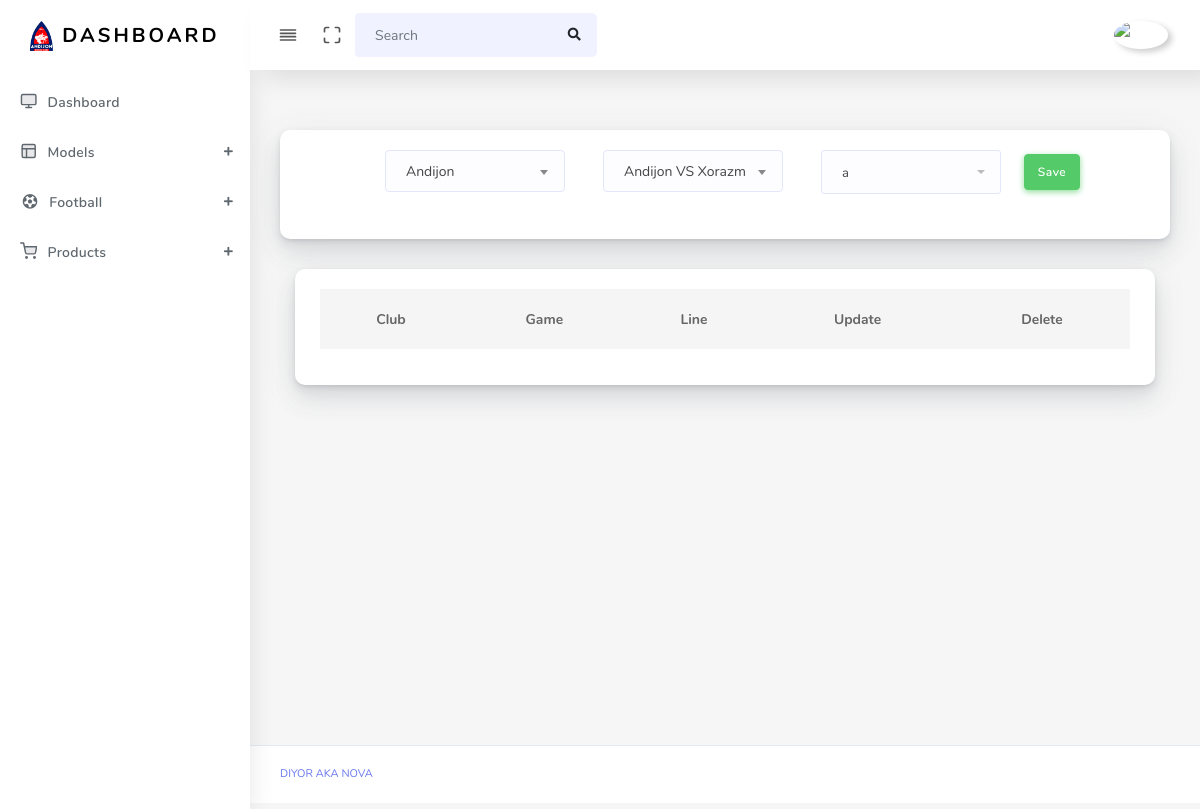
Before: /line/ (signed in) with the older database file.
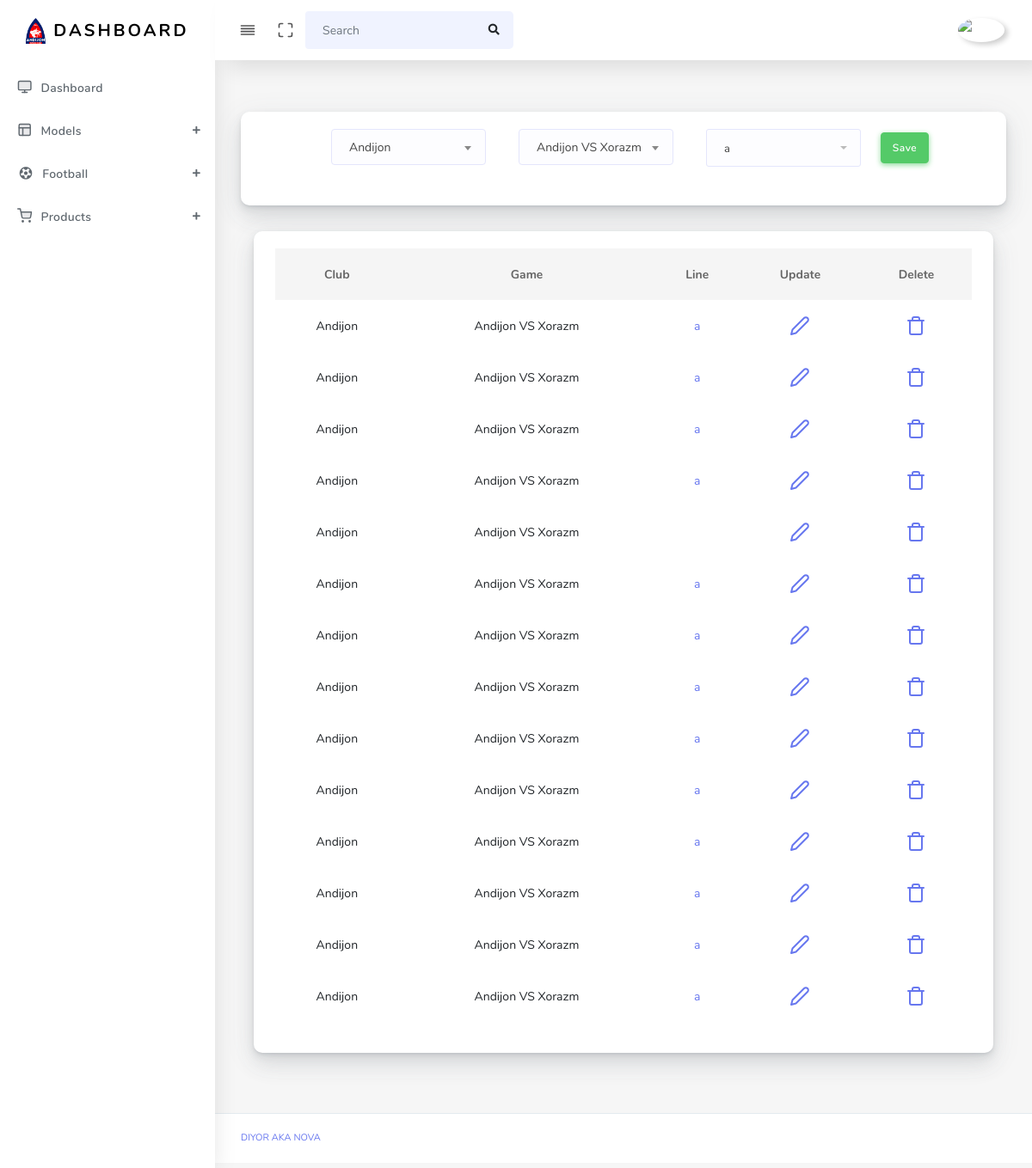
After: the same page with the newer database file.
### main/models.py (models this page shows, shortened)
class Player(models.Model):  # done
    club = models.ForeignKey(Club, on_delete=models.SET_NULL, null=True, blank=True)
    name = models.CharField(max_length=210)
    l_name = models.CharField(max_length=210)
    number = models.IntegerField(null=True, blank=True)
    position = models.IntegerField(choices=(
        (1, 'GK'),
        (2, 'RB'), (3, 'CB'), (4, 'LB'),
        (5, 'CMD'), (6, 'MD'),
        (7, 'RW'), (8, 'LW'), (9, 'ST'),
        (10, 'trainer'), (11, 'sub-trainer'), (12, 'analytic')
    ))
    is_staff = models.BooleanField(default=False)
    birth = models.DateField()
    img = models.ImageField(upload_to='players/')
    sub_on = models.IntegerField(default=0)
    sub_off = models.IntegerField(default=0)
    goals = models.IntegerField(default=0)
    minute = models.IntegerField(default=0)

class Line(models.Model):  # done
    club = models.ForeignKey(Club, on_delete=models.CASCADE)
    team = models.ManyToManyField(Player)
    game = models.ForeignKey(Game, on_delete=models.CASCADE)

class Club(models.Model):  # done
    name = models.CharField(max_length=210)
    logo = models.ImageField(upload_to='club/')
    league = models.ForeignKey(League, on_delete=models.SET_NULL, null=True, blank=True)

class Game(models.Model):  # done
    date = models.DateTimeField()
    status = models.IntegerField(choices=((1, 'not-started'), (2, 'playing'), (3, 'played')))
    guest = models.ForeignKey(Club, on_delete=models.CASCADE, related_name='guest')
    host = models.ForeignKey(Club, on_delete=models.CASCADE, related_name='host')
    guest_goal = models.IntegerField(default=0)
    host_goal = models.IntegerField(default=0)
    mvp = models.ForeignKey(Player, on_delete=models.SET_NULL, null=True, blank=True)

### main/views.py (the view, shortened to what this page needs)
# urls.py: path('line/', line_view, name='line'),
@login_required(login_url='login')
def line_view(request):
    context = {
        'line': Line.objects.all(),
        'club': Club.objects.all(),
        'game': Game.objects.all(),
        'players': Player.objects.all()
    }
    return render(request, 'line.html', context)

### templates/line.html (shortened to what this page needs)
{% extends 'base.html' %}
{% block content %}
<main class="main-content">
    <div class="section-body">
        <div class="row">
            <div class="col-lg-12">
                <div class="card">
                    <div class="card-body">
                        <form action="{% url 'line' %}" method="post" style="display:flex; justify-content: center;">
                             <div class="form-group col-3 mr-2">
                            </div>
                            <div class="form-group col-3 mr-2">
                            </div>
                            <div class="form-group col-3 mr-2" >
                                <select class="form-control selectric" name="player" multiple="">
                                    {% for i in players %}
                                        <option value="{{ i.id }}">{{ i.name }}</option>
                                    {% endfor %}
                                </select>
                            </div>
                            <div class="form-group mt-1 player-input">
                                <button class="btn btn-success">Save</button>
                            </div>
                        </form>
                    </div>
                </div>
            </div>
        </div>
    </div>
    <div class="col-12 col-md-12 col-lg-12">
        <div class="card">
            <div class="card-body">
                <table class="table table-hover" style="text-align: center">
                    <thead>
                        <tr>
                            <th scope="col">Club</th>
                            <th scope="col">Game</th>
                            <th scope="col">Line</th>
                            <th scope="col">Update</th>
                            <th scope="col">Delete</th>
                        </tr>
                    </thead>
                    <tbody>
                        {% for i in line %}
                            <tr>
                                <td>{{ i.club.name }}</td>
                                <td>{{ i.game.host.name }} VS {{ i.game.guest.name }}</td>
                                <td><a href="{% url 'get-line' i.id %}">{{ i.team.first.name }}</a></td>
                                <td><a href="{% url 'update-line' i.id %}"><i class="align-middle" data-feather="edit-2"></i></a></td>
                                <td><a href="{% url 'delete-line' i.id %}"><i class="align-middle" data-feather="trash"></i></a></td>
                            </tr>
                        {% endfor %}
                    </tbody>
                </table>
            </div>
        </div>
    </div>
</main>
{% endblock %}

Changed rows visible on the page:
added Line: club.name "Andijon", game.host.name "Andijon", game.guest.name "Xorazm", team.first.name "a"
added Line: club.name "Andijon", game.host.name "Andijon", game.guest.name "Xorazm", team.first.name "a"
added Line: club.name "Andijon", game.host.name "Andijon", game.guest.name "Xorazm", team.first.name "a"
added Line: club.name "Andijon", game.host.name "Andijon", game.guest.name "Xorazm", team.first.name "a"
added Line: club.name "Andijon", game.host.name "Andijon", game.guest.name "Xorazm"
added Line: club.name "Andijon", game.host.name "Andijon", game.guest.name "Xorazm", team.first.name "a"
added Line: club.name "Andijon", game.host.name "Andijon", game.guest.name "Xorazm", team.first.name "a"
added Line: club.name "Andijon", game.host.name "Andijon", game.guest.name "Xorazm", team.first.name "a"
added Line: club.name "Andijon", game.host.name "Andijon", game.guest.name "Xorazm", team.first.name "a"
added Line: club.name "Andijon", game.host.name "Andijon", game.guest.name "Xorazm", team.first.name "a"
added Line: club.name "Andijon", game.host.name "Andijon", game.guest.name "Xorazm", team.first.name "a"
added Line: club.name "Andijon", game.host.name "Andijon", game.guest.name "Xorazm", team.first.name "a"
added Line: club.name "Andijon", game.host.name "Andijon", game.guest.name "Xorazm", team.first.name "a"
added Line: club.name "Andijon", game.host.name "Andijon", game.guest.name "Xorazm", team.first.name "a"
